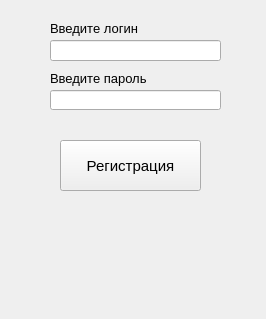
<?xml version="1.0" encoding="UTF-8"?>
<ui version="4.0">
 <class>Form</class>
 <widget class="QWidget" name="Form">
  <property name="geometry">
   <rect>
    <x>0</x>
    <y>0</y>
    <width>266</width>
    <height>319</height>
   </rect>
  </property>
  <property name="windowTitle">
   <string>Form</string>
  </property>
  <widget class="QLabel" name="label">
   <property name="geometry">
    <rect>
     <x>-10</x>
     <y>-10</y>
     <width>401</width>
     <height>441</height>
    </rect>
   </property>
   <property name="text">
    <string/>
   </property>
   <property name="pixmap">
    <pixmap>fon_green_1tonii_game=test.jpg</pixmap>
   </property>
  </widget>
  <widget class="QLineEdit" name="reg_log">
   <property name="geometry">
    <rect>
     <x>50</x>
     <y>40</y>
     <width>171</width>
     <height>21</height>
    </rect>
   </property>
  </widget>
  <widget class="QLineEdit" name="reg_pass">
   <property name="geometry">
    <rect>
     <x>50</x>
     <y>90</y>
     <width>171</width>
     <height>20</height>
    </rect>
   </property>
  </widget>
  <widget class="QLabel" name="label_2">
   <property name="geometry">
    <rect>
     <x>50</x>
     <y>20</y>
     <width>101</width>
     <height>16</height>
    </rect>
   </property>
   <property name="font">
    <font>
     <pointsize>10</pointsize>
     <weight>50</weight>
     <bold>false</bold>
    </font>
   </property>
   <property name="text">
    <string>Введите логин</string>
   </property>
  </widget>
  <widget class="QLabel" name="label_3">
   <property name="geometry">
    <rect>
     <x>50</x>
     <y>70</y>
     <width>121</width>
     <height>16</height>
    </rect>
   </property>
   <property name="font">
    <font>
     <pointsize>10</pointsize>
     <weight>50</weight>
     <bold>false</bold>
    </font>
   </property>
   <property name="text">
    <string>Введите пароль</string>
   </property>
  </widget>
  <widget class="QPushButton" name="But_plug">
   <property name="geometry">
    <rect>
     <x>60</x>
     <y>140</y>
     <width>141</width>
     <height>51</height>
    </rect>
   </property>
   <property name="font">
    <font>
     <pointsize>11</pointsize>
    </font>
   </property>
   <property name="text">
    <string>Регистрация</string>
   </property>
  </widget>
  <widget class="QLabel" name="wrong">
   <property name="geometry">
    <rect>
     <x>30</x>
     <y>230</y>
     <width>261</width>
     <height>21</height>
    </rect>
   </property>
   <property name="text">
    <string/>
   </property>
  </widget>
 </widget>
 <resources/>
 <connections/>
</ui>
